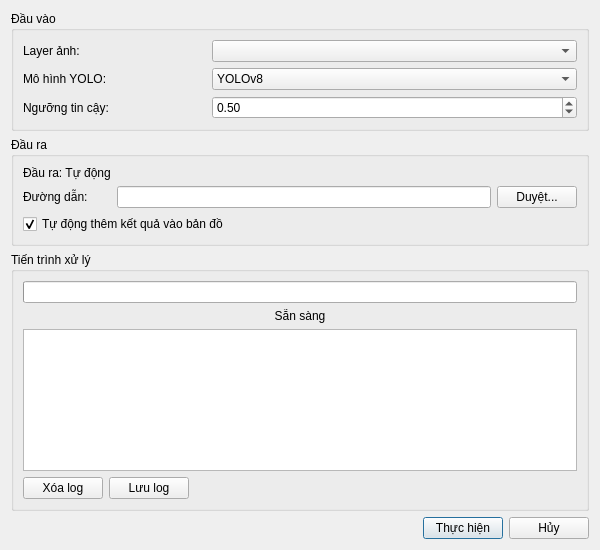
<?xml version="1.0" encoding="UTF-8"?>
<ui version="4.0">
 <class>TankDetectionDialog</class>
 <widget class="QDialog" name="TankDetectionDialog">
  <property name="geometry">
   <rect>
    <x>0</x>
    <y>0</y>
    <width>600</width>
    <height>550</height>
   </rect>
  </property>
  <property name="windowTitle">
   <string>Phát hiện xe tăng</string>
  </property>
  <property name="modal">
   <bool>true</bool>
  </property>
  <layout class="QVBoxLayout" name="mainLayout">
   <item>
    <widget class="QGroupBox" name="inputGroupBox">
     <property name="title">
      <string>Đầu vào</string>
     </property>
     <layout class="QGridLayout" name="inputLayout">
      <item row="0" column="0">
       <widget class="QLabel" name="inputLayerLabel">
        <property name="text">
         <string>Layer ảnh:</string>
        </property>
       </widget>
      </item>
      <item row="1" column="0">
       <widget class="QLabel" name="modelLabel">
        <property name="text">
         <string>Mô hình YOLO:</string>
        </property>
       </widget>
      </item>
      <item row="1" column="1" colspan="2">
       <widget class="QComboBox" name="modelComboBox">
        <item>
         <property name="text">
          <string>YOLOv8</string>
         </property>
        </item>
       </widget>
      </item>
      <item row="2" column="0">
       <widget class="QLabel" name="confidenceLabel">
        <property name="text">
         <string>Ngưỡng tin cậy:</string>
        </property>
       </widget>
      </item>
      <item row="0" column="1" colspan="2">
       <widget class="QComboBox" name="inputLayerComboBox"/>
      </item>
      <item row="2" column="1" colspan="2">
       <widget class="QDoubleSpinBox" name="confidenceSpinBox">
        <property name="minimum">
         <double>0.100000000000000</double>
        </property>
        <property name="maximum">
         <double>1.000000000000000</double>
        </property>
        <property name="singleStep">
         <double>0.050000000000000</double>
        </property>
        <property name="value">
         <double>0.500000000000000</double>
        </property>
       </widget>
      </item>
     </layout>
    </widget>
   </item>
   <item>
    <widget class="QGroupBox" name="outputGroupBox">
     <property name="title">
      <string>Đầu ra</string>
     </property>
     <layout class="QGridLayout" name="outputLayout">
      <item row="0" column="0">
       <widget class="QLabel" name="outputTypeLabel">
        <property name="text">
         <string>Đầu ra: Tự động</string>
        </property>
       </widget>
      </item>
      <item row="1" column="0">
       <widget class="QLabel" name="outputPathLabel">
        <property name="text">
         <string>Đường dẫn:</string>
        </property>
       </widget>
      </item>
      <item row="1" column="1">
       <widget class="QLineEdit" name="outputPathLineEdit">
        <property name="readOnly">
         <bool>true</bool>
        </property>
       </widget>
      </item>
      <item row="1" column="2">
       <widget class="QPushButton" name="browseOutputButton">
        <property name="maximumSize">
         <size>
          <width>80</width>
          <height>16777215</height>
         </size>
        </property>
        <property name="text">
         <string>Duyệt...</string>
        </property>
       </widget>
      </item>
      <item row="2" column="0" colspan="3">
       <widget class="QCheckBox" name="autoAddOutputCheckBox">
        <property name="text">
         <string>Tự động thêm kết quả vào bản đồ</string>
        </property>
        <property name="checked">
         <bool>true</bool>
        </property>
       </widget>
      </item>
     </layout>
    </widget>
   </item>
   <item>
    <widget class="QGroupBox" name="processGroupBox">
     <property name="title">
      <string>Tiến trình xử lý</string>
     </property>
     <layout class="QVBoxLayout" name="processLayout">
      <item>
       <widget class="QProgressBar" name="progressBar">
        <property name="visible">
         <bool>false</bool>
        </property>
       </widget>
      </item>
      <item>
       <widget class="QLabel" name="statusLabel">
        <property name="text">
         <string>Sẵn sàng</string>
        </property>
        <property name="alignment">
         <set>Qt::AlignCenter</set>
        </property>
       </widget>
      </item>
      <item>
       <widget class="QTextEdit" name="logTextEdit">
        <property name="font">
         <font>
          <family>Consolas</family>
          <pointsize>9</pointsize>
         </font>
        </property>
        <property name="readOnly">
         <bool>true</bool>
        </property>
       </widget>
      </item>
      <item>
       <layout class="QHBoxLayout" name="logButtonsLayout">
        <item>
         <widget class="QPushButton" name="clearLogButton">
          <property name="maximumSize">
           <size>
            <width>80</width>
            <height>16777215</height>
           </size>
          </property>
          <property name="text">
           <string>Xóa log</string>
          </property>
         </widget>
        </item>
        <item>
         <widget class="QPushButton" name="saveLogButton">
          <property name="maximumSize">
           <size>
            <width>80</width>
            <height>16777215</height>
           </size>
          </property>
          <property name="text">
           <string>Lưu log</string>
          </property>
         </widget>
        </item>
        <item>
         <spacer name="logButtonsSpacer">
          <property name="orientation">
           <enum>Qt::Horizontal</enum>
          </property>
          <property name="sizeHint" stdset="0">
           <size>
            <width>40</width>
            <height>20</height>
           </size>
          </property>
         </spacer>
        </item>
       </layout>
      </item>
     </layout>
    </widget>
   </item>
   <item>
    <spacer name="verticalSpacer">
     <property name="orientation">
      <enum>Qt::Vertical</enum>
     </property>
     <property name="sizeHint" stdset="0">
      <size>
       <width>20</width>
       <height>10</height>
      </size>
     </property>
    </spacer>
   </item>
   <item>
    <layout class="QHBoxLayout" name="buttonLayout">
     <item>
      <spacer name="horizontalSpacer">
       <property name="orientation">
        <enum>Qt::Horizontal</enum>
       </property>
       <property name="sizeHint" stdset="0">
        <size>
         <width>40</width>
         <height>20</height>
        </size>
       </property>
      </spacer>
     </item>
     <item>
      <widget class="QPushButton" name="okButton">
       <property name="text">
        <string>Thực hiện</string>
       </property>
       <property name="default">
        <bool>true</bool>
       </property>
      </widget>
     </item>
     <item>
      <widget class="QPushButton" name="cancelButton">
       <property name="text">
        <string>Hủy</string>
       </property>
      </widget>
     </item>
    </layout>
   </item>
  </layout>
 </widget>
 <resources/>
 <connections/>
</ui>
